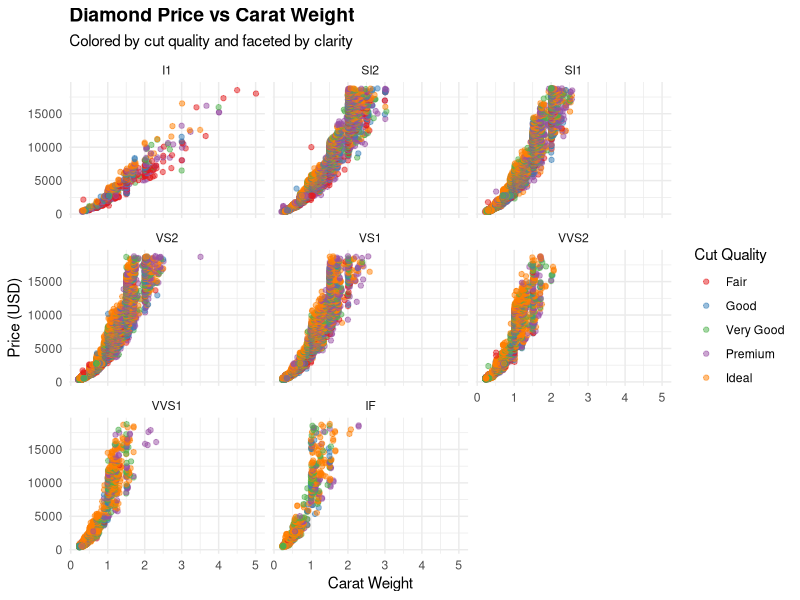
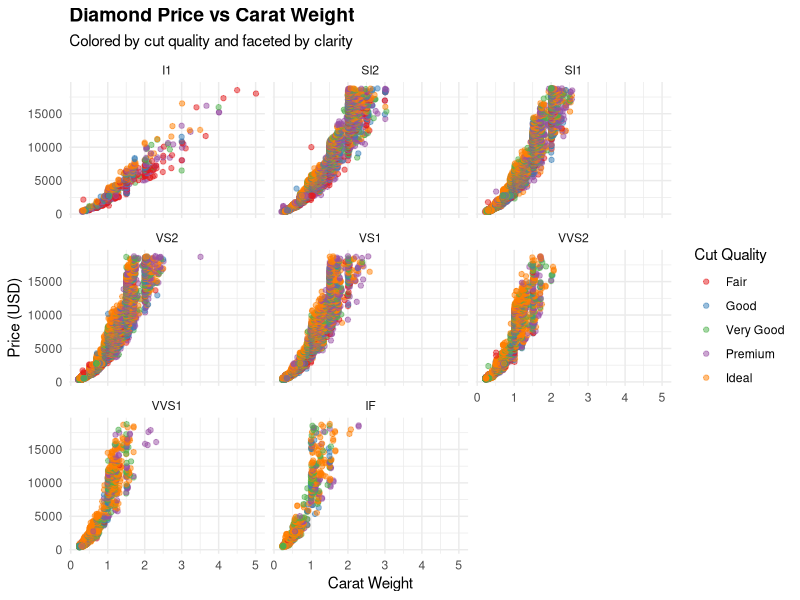

Reproduce these figures in R, in order.
# Add integers from 1 through 10
result <- sum(1:10)
print(result)

# Create a beautiful plot using diamonds dataset
library(tidyverse)

diamonds |>
  ggplot(aes(x = carat, y = price, color = cut)) +
  geom_point(alpha = 0.5) +
  facet_wrap(~clarity) +
  scale_color_brewer(palette = "Set1") +
  labs(
    title = "Diamond Price vs Carat Weight",
    subtitle = "Colored by cut quality and faceted by clarity",
    x = "Carat Weight",
    y = "Price (USD)",
    color = "Cut Quality"
  ) +
  theme_minimal() +
  theme(plot.title = element_text(size = 14, face = "bold"))

ggsave("diamonds-1.png", width = 10, height = 6, dpi = 150)
